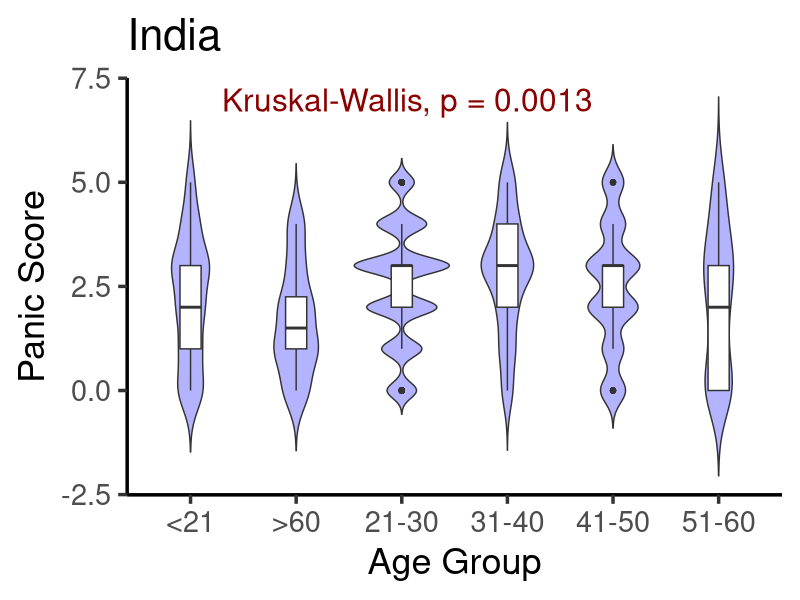
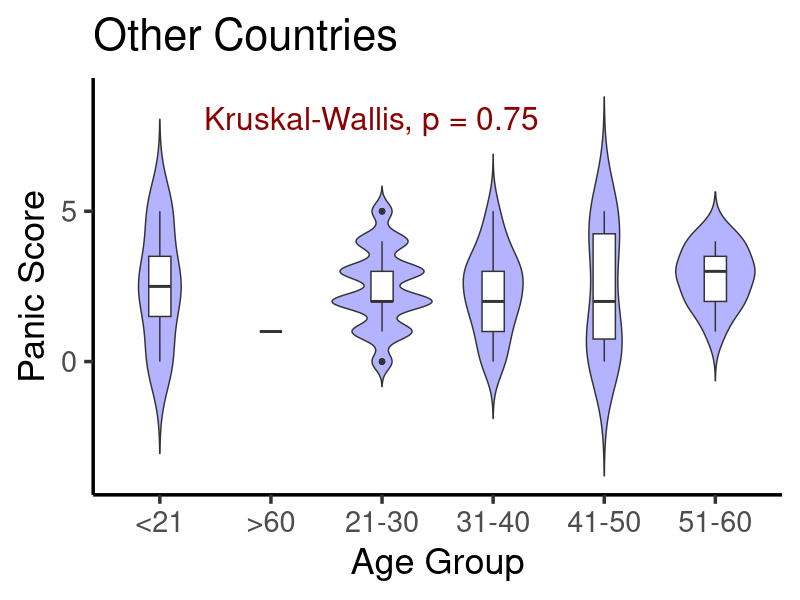
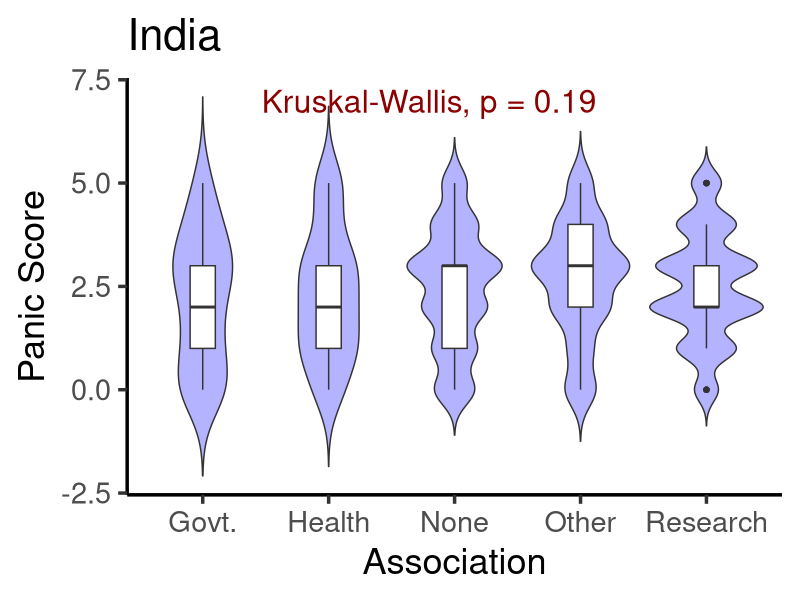
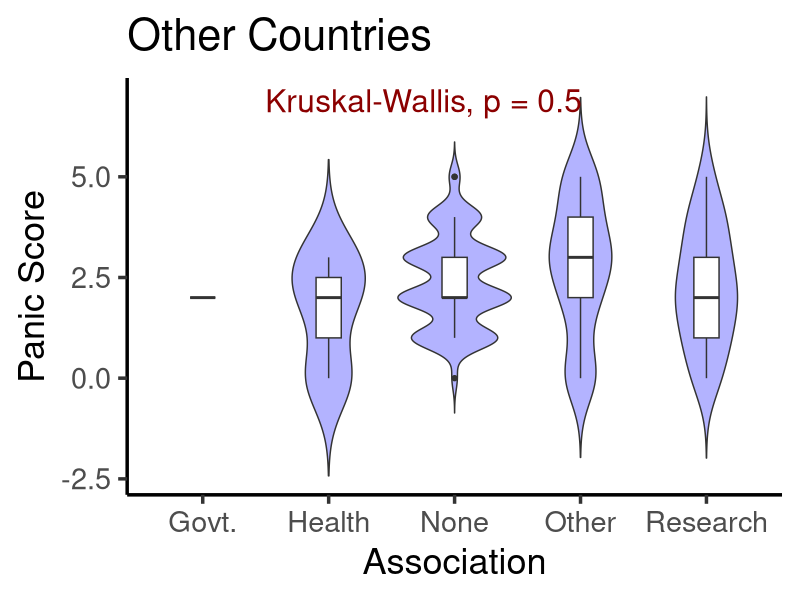
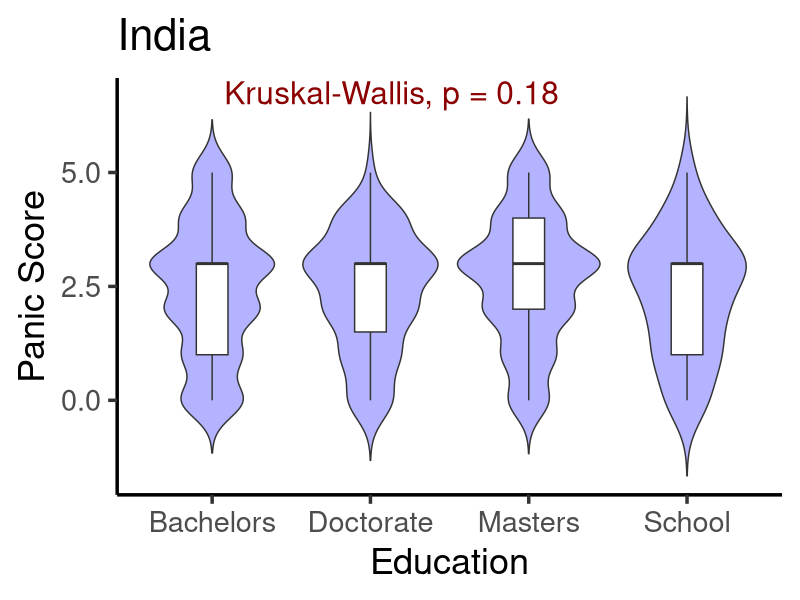
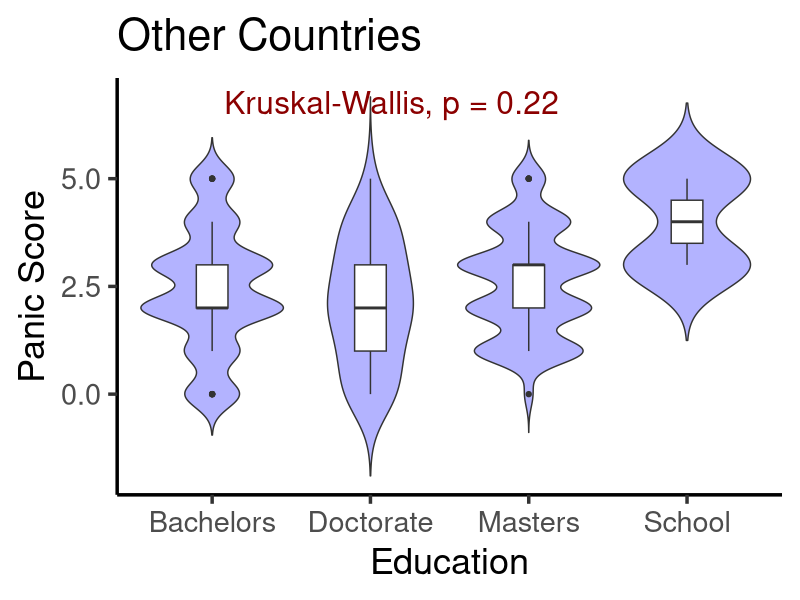
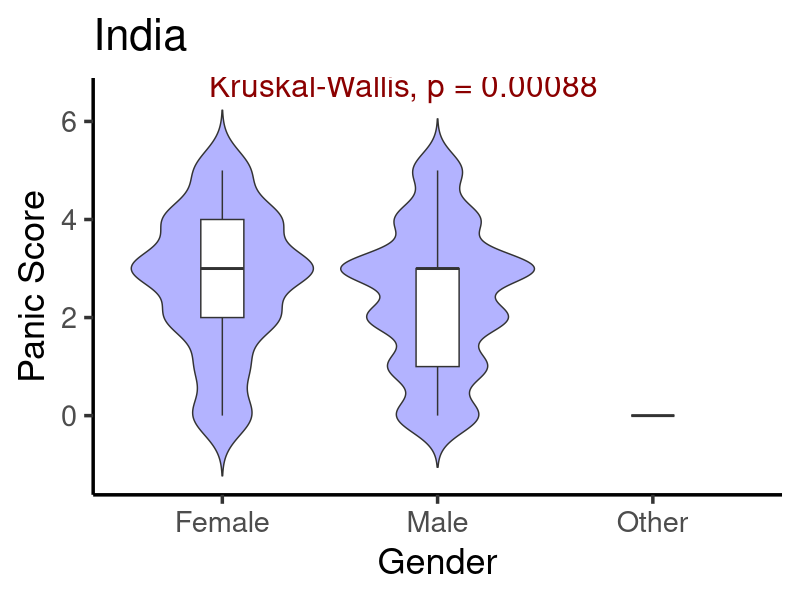
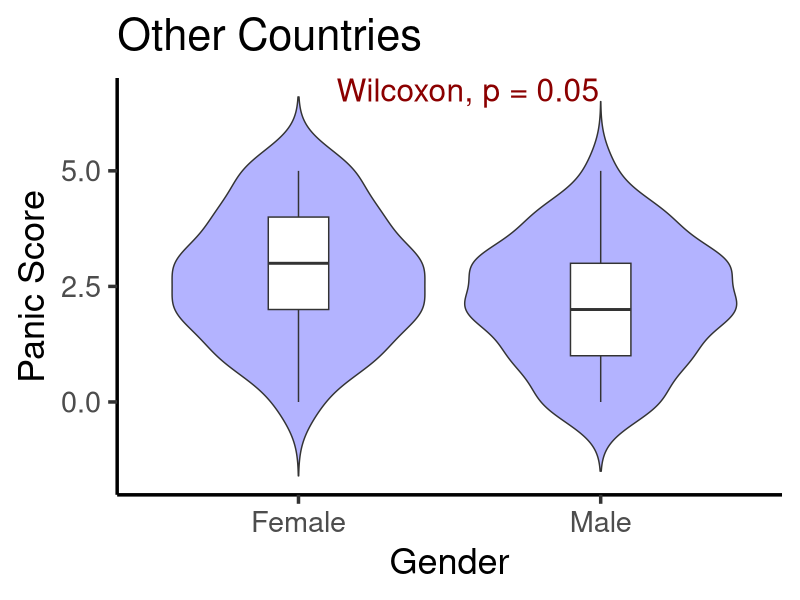

The R script that drew these images, in order:
# install.packages("data.table")
library(data.table)
# install.packages("ggplot2")
library(ggplot2)
# install.packages("ggpubr")
library(ggpubr)


# Current path of the source script
sourcePATH <- "C:\\Users\\CSSC\\Desktop\\Lockdown\\Panic\\Analysis\\R Plots\\Violin\\"
# Set the current working Directory
setwd(sourcePATH)


# Read data matrix from file
Panic_India <- read.table("Panic_India.txt", header = TRUE)
PI <- as.data.frame(Panic_India) # Matrix to Data Frame
Panic_Others <- read.table("Panic_Others.txt", header = TRUE)
PO <- as.data.frame(Panic_Others) # Matrix to Data Frame


# Open a pdf file to save image
pdf("Violin_Age_PI.pdf")
# Generate violin plot
p <- ggplot(data=PI, aes(x=Age, y=Panic)) # Age vs Panic 
p <- p + geom_violin(fill="blue", trim=FALSE, alpha=0.3) # transparency factor is 0.2
p <- p + geom_boxplot(width=0.2)
p <- p + stat_compare_means(color="darkred", label.x=2, label.y=6.7, size=8)
p <- p + labs(title="India", x="Age Group", y="Panic Score") # Title, axes labels
p <- p + theme_classic(base_size=26) # Other themes = theme_bw, theme_minimal, theme_void, theme_dark, theme_economist
p <- p + theme(legend.position="top")
p
# Close the pdf file after saving image
dev.off()


# Open a pdf file to save image
pdf("Violin_Age_PO.pdf")
# Generate violin plot
p <- ggplot(data=PO, aes(x=Age, y=Panic)) # Age vs Panic 
p <- p + geom_violin(fill="blue", trim=FALSE, alpha=0.3) # transparency factor is 0.2
p <- p + geom_boxplot(width=0.2)
p <- p + stat_compare_means(color="darkred", label.x=2, label.y=7.7, size=8)
p <- p + labs(title="Other Countries", x="Age Group", y="Panic Score") # Title, axes labels
p <- p + theme_classic(base_size=26) # Other themes = theme_bw, theme_minimal, theme_void, theme_dark, theme_economist
p <- p + theme(legend.position="top")
p
# Close the pdf file after saving image
dev.off()


# Open a pdf file to save image
pdf("Violin_Association_PI.pdf")
# Generate violin plot
p <- ggplot(data=PI, aes(x=Association, y=Panic)) # Association vs Panic 
p <- p + geom_violin(fill="blue", trim=FALSE, alpha=0.3) # transparency factor is 0.2
p <- p + geom_boxplot(width=0.2)
p <- p + stat_compare_means(color="darkred", label.x=2, label.y=6.7, size=8)
p <- p + labs(title="India", x="Association", y="Panic Score") # Title, axes labels
p <- p + theme_classic(base_size=26) # Other themes = theme_bw, theme_minimal, theme_void, theme_dark, theme_economist
p <- p + theme(legend.position="top")
p
# Close the pdf file after saving image
dev.off()


# Open a pdf file to save image
pdf("Violin_Association_PO.pdf")
# Generate violin plot
p <- ggplot(data=PO, aes(x=Association, y=Panic)) # Association vs Panic 
p <- p + geom_violin(fill="blue", trim=FALSE, alpha=0.3) # transparency factor is 0.2
p <- p + geom_boxplot(width=0.2)
p <- p + stat_compare_means(color="darkred", label.x=2, label.y=6.6, size=8)
p <- p + labs(title="Other Countries", x="Association", y="Panic Score") # Title, axes labels
p <- p + theme_classic(base_size=26) # Other themes = theme_bw, theme_minimal, theme_void, theme_dark, theme_economist
p <- p + theme(legend.position="top")
p
# Close the pdf file after saving image
dev.off()


# Open a pdf file to save image
pdf("Violin_Education_PI.pdf")
# Generate violin plot
p <- ggplot(data=PI, aes(x=Education, y=Panic)) # Education vs Panic 
p <- p + geom_violin(fill="blue", trim=FALSE, alpha=0.3) # transparency factor is 0.2
p <- p + geom_boxplot(width=0.2)
p <- p + stat_compare_means(color="darkred", label.x=1.5, label.y=6.5, size=8)
p <- p + labs(title="India", x="Education", y="Panic Score") # Title, axes labels
p <- p + theme_classic(base_size=26) # Other themes = theme_bw, theme_minimal, theme_void, theme_dark, theme_economist
p <- p + theme(legend.position="top")
p
# Close the pdf file after saving image
dev.off()


# Open a pdf file to save image
pdf("Violin_Education_PO.pdf")
# Generate violin plot
p <- ggplot(data=PO, aes(x=Education, y=Panic)) # Education vs Panic 
p <- p + geom_violin(fill="blue", trim=FALSE, alpha=0.3) # transparency factor is 0.2
p <- p + geom_boxplot(width=0.2)
p <- p + stat_compare_means(color="darkred", label.x=1.5, label.y=6.5, size=8)
p <- p + labs(title="Other Countries", x="Education", y="Panic Score") # Title, axes labels
p <- p + theme_classic(base_size=26) # Other themes = theme_bw, theme_minimal, theme_void, theme_dark, theme_economist
p <- p + theme(legend.position="top")
p
# Close the pdf file after saving image
dev.off()


# Open a pdf file to save image
pdf("Violin_Gender_PI.pdf")
# Generate violin plot
p <- ggplot(data=PI, aes(x=Gender, y=Panic)) # Gender vs Panic 
p <- p + geom_violin(fill="blue", trim=FALSE, alpha=0.3) # transparency factor is 0.2
p <- p + geom_boxplot(width=0.2)
p <- p + stat_compare_means(color="darkred", label.x=1.3, label.y=6.5, size=8)
p <- p + labs(title="India", x="Gender", y="Panic Score") # Title, axes labels
p <- p + theme_classic(base_size=26) # Other themes = theme_bw, theme_minimal, theme_void, theme_dark, theme_economist
p <- p + theme(legend.position="top")
p
# Close the pdf file after saving image
dev.off()


# Open a pdf file to save image
pdf("Violin_Gender_PO.pdf")
# Generate violin plot
p <- ggplot(data=PO, aes(x=Gender, y=Panic)) # Gender vs Panic 
p <- p + geom_violin(fill="blue", trim=FALSE, alpha=0.3) # transparency factor is 0.2
p <- p + geom_boxplot(width=0.2)
p <- p + stat_compare_means(color="darkred", label.x=1.3, label.y=6.5, size=8)
p <- p + labs(title="Other Countries", x="Gender", y="Panic Score") # Title, axes labels
p <- p + theme_classic(base_size=26) # Other themes = theme_bw, theme_minimal, theme_void, theme_dark, theme_economist
p <- p + theme(legend.position="top")
p
# Close the pdf file after saving image
dev.off()


# Open a pdf file to save image
pdf("Violin_Location_PI.pdf")
# Generate violin plot
p <- ggplot(data=PI, aes(x=Location, y=Panic)) # Location vs Panic 
p <- p + geom_violin(fill="blue", trim=FALSE, alpha=0.3) # transparency factor is 0.2
p <- p + geom_boxplot(width=0.2)
p <- p + stat_compare_means(color="darkred", label.x=1.3, label.y=6.5, size=8)
p <- p + labs(title="India", x="Location", y="Panic Score") # Title, axes labels
p <- p + theme_classic(base_size=26) # Other themes = theme_bw, theme_minimal, theme_void, theme_dark, theme_economist
p <- p + theme(legend.position="top")
p
# Close the pdf file after saving image
dev.off()


# Open a pdf file to save image
pdf("Violin_Location_PO.pdf")
# Generate violin plot
p <- ggplot(data=PO, aes(x=Location, y=Panic)) # Location vs Panic 
p <- p + geom_violin(fill="blue", trim=FALSE, alpha=0.3) # transparency factor is 0.2
p <- p + geom_boxplot(width=0.2)
p <- p + stat_compare_means(color="darkred", label.x=1.3, label.y=6.7, size=8)
p <- p + labs(title="Other Countries", x="Location", y="Panic Score") # Title, axes labels
p <- p + theme_classic(base_size=26) # Other themes = theme_bw, theme_minimal, theme_void, theme_dark, theme_economist
p <- p + theme(legend.position="top")
p
# Close the pdf file after saving image
dev.off()


# Open a pdf file to save image
pdf("Violin_Profession_PI.pdf")
# Generate violin plot
p <- ggplot(data=PI, aes(x=Profession, y=Panic)) # Profession vs Panic 
p <- p + geom_violin(fill="blue", trim=FALSE, alpha=0.3) # transparency factor is 0.2
p <- p + geom_boxplot(width=0.2)
p <- p + stat_compare_means(color="darkred", label.x=2.5, label.y=7.3, size=8)
p <- p + labs(title="India", x="Profession", y="Panic Score") # Title, axes labels
p <- p + theme_classic(base_size=26) # Other themes = theme_bw, theme_minimal, theme_void, theme_dark, theme_economist
p <- p + theme(legend.position="top")
p
# Close the pdf file after saving image
dev.off()


# Open a pdf file to save image
pdf("Violin_Profession_PO.pdf")
# Generate violin plot
p <- ggplot(data=PO, aes(x=Profession, y=Panic)) # Profession vs Panic 
p <- p + geom_violin(fill="blue", trim=FALSE, alpha=0.3) # transparency factor is 0.2
p <- p + geom_boxplot(width=0.2)
p <- p + stat_compare_means(color="darkred", label.x=2.5, label.y=6.5, size=8)
p <- p + labs(title="Other Countries", x="Profession", y="Panic Score") # Title, axes labels
p <- p + theme_classic(base_size=26) # Other themes = theme_bw, theme_minimal, theme_void, theme_dark, theme_economist
p <- p + theme(legend.position="top")
p
# Close the pdf file after saving image
dev.off()
